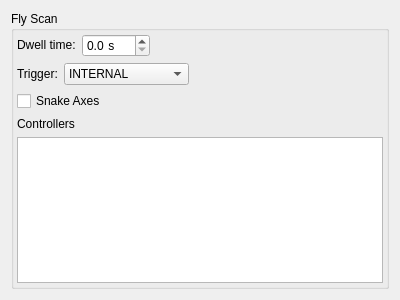
<?xml version="1.0" encoding="UTF-8"?>
<ui version="4.0">
 <class>Form</class>
 <widget class="QWidget" name="Form">
  <property name="geometry">
   <rect>
    <x>0</x>
    <y>0</y>
    <width>400</width>
    <height>300</height>
   </rect>
  </property>
  <property name="windowTitle">
   <string>Form</string>
  </property>
  <layout class="QVBoxLayout" name="verticalLayout">
   <item>
    <widget class="QGroupBox" name="fly_groupbox">
     <property name="title">
      <string>Fly Scan</string>
     </property>
     <layout class="QVBoxLayout" name="verticalLayout_4">
      <property name="leftMargin">
       <number>3</number>
      </property>
      <property name="topMargin">
       <number>3</number>
      </property>
      <property name="rightMargin">
       <number>3</number>
      </property>
      <property name="bottomMargin">
       <number>3</number>
      </property>
      <item>
       <layout class="QHBoxLayout" name="horizontalLayout_2">
        <item>
         <widget class="QLabel" name="label_2">
          <property name="sizePolicy">
           <sizepolicy hsizetype="Preferred" vsizetype="Fixed">
            <horstretch>0</horstretch>
            <verstretch>0</verstretch>
           </sizepolicy>
          </property>
          <property name="text">
           <string>Dwell time:</string>
          </property>
         </widget>
        </item>
        <item>
         <widget class="QDoubleSpinBox" name="dwell_time_spinbox">
          <property name="suffix">
           <string>  s</string>
          </property>
          <property name="decimals">
           <number>1</number>
          </property>
          <property name="stepType">
           <enum>QAbstractSpinBox::AdaptiveDecimalStepType</enum>
          </property>
         </widget>
        </item>
        <item>
         <spacer name="horizontalSpacer_2">
          <property name="orientation">
           <enum>Qt::Horizontal</enum>
          </property>
          <property name="sizeHint" stdset="0">
           <size>
            <width>40</width>
            <height>20</height>
           </size>
          </property>
         </spacer>
        </item>
       </layout>
      </item>
      <item>
       <layout class="QHBoxLayout" name="horizontalLayout_4">
        <item>
         <widget class="QLabel" name="label_3">
          <property name="text">
           <string>Trigger:</string>
          </property>
         </widget>
        </item>
        <item>
         <widget class="QComboBox" name="trigger_combobox">
          <item>
           <property name="text">
            <string>INTERNAL</string>
           </property>
          </item>
          <item>
           <property name="text">
            <string>EDGE_TRIGGER</string>
           </property>
          </item>
         </widget>
        </item>
        <item>
         <spacer name="horizontalSpacer_3">
          <property name="orientation">
           <enum>Qt::Horizontal</enum>
          </property>
          <property name="sizeHint" stdset="0">
           <size>
            <width>40</width>
            <height>20</height>
           </size>
          </property>
         </spacer>
        </item>
       </layout>
      </item>
      <item>
       <widget class="QCheckBox" name="snake_checkbox">
        <property name="text">
         <string>Snake Axes</string>
        </property>
       </widget>
      </item>
      <item>
       <widget class="QLabel" name="label">
        <property name="text">
         <string>Controllers</string>
        </property>
       </widget>
      </item>
      <item>
       <widget class="QListWidget" name="controller_list">
        <property name="selectionMode">
         <enum>QAbstractItemView::MultiSelection</enum>
        </property>
       </widget>
      </item>
     </layout>
    </widget>
   </item>
  </layout>
 </widget>
 <resources/>
 <connections/>
</ui>
